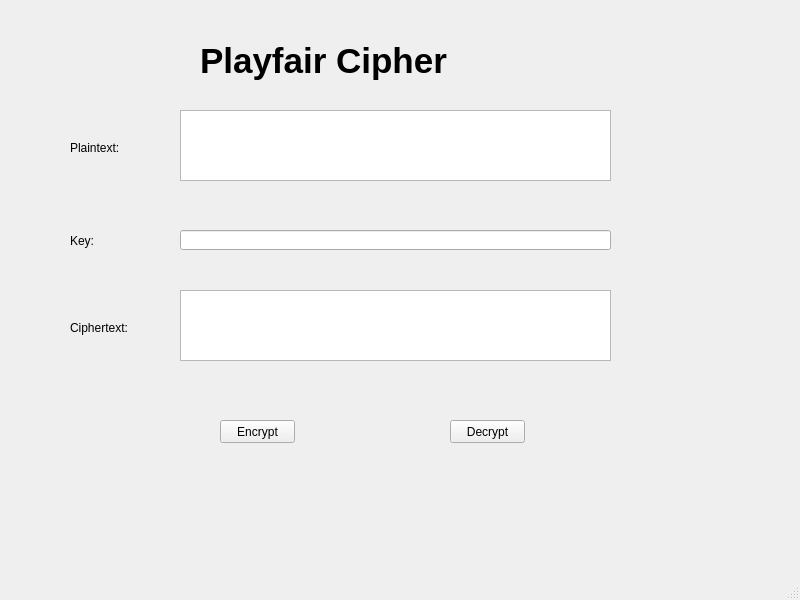
<?xml version="1.0" encoding="UTF-8"?>
<ui version="4.0">
 <class>MainWindow</class>
 <widget class="QMainWindow" name="MainWindow">
  <property name="geometry">
   <rect>
    <x>0</x>
    <y>0</y>
    <width>800</width>
    <height>600</height>
   </rect>
  </property>
  <property name="windowTitle">
   <string>MainWindow</string>
  </property>
  <widget class="QWidget" name="centralwidget">
   <widget class="QTextEdit" name="txt_plaintext">
    <property name="geometry">
     <rect>
      <x>180</x>
      <y>110</y>
      <width>431</width>
      <height>71</height>
     </rect>
    </property>
   </widget>
   <widget class="QTextEdit" name="txt_ciphertext">
    <property name="geometry">
     <rect>
      <x>180</x>
      <y>290</y>
      <width>431</width>
      <height>71</height>
     </rect>
    </property>
   </widget>
   <widget class="QLineEdit" name="txt_key">
    <property name="geometry">
     <rect>
      <x>180</x>
      <y>230</y>
      <width>431</width>
      <height>20</height>
     </rect>
    </property>
   </widget>
   <widget class="QLabel" name="label">
    <property name="geometry">
     <rect>
      <x>70</x>
      <y>140</y>
      <width>71</width>
      <height>16</height>
     </rect>
    </property>
    <property name="text">
     <string>Plaintext:</string>
    </property>
   </widget>
   <widget class="QLabel" name="label_2">
    <property name="geometry">
     <rect>
      <x>70</x>
      <y>230</y>
      <width>51</width>
      <height>21</height>
     </rect>
    </property>
    <property name="text">
     <string>Key:</string>
    </property>
   </widget>
   <widget class="QLabel" name="label_3">
    <property name="geometry">
     <rect>
      <x>70</x>
      <y>320</y>
      <width>71</width>
      <height>16</height>
     </rect>
    </property>
    <property name="text">
     <string>Ciphertext:</string>
    </property>
   </widget>
   <widget class="QLabel" name="label_4">
    <property name="geometry">
     <rect>
      <x>200</x>
      <y>30</y>
      <width>381</width>
      <height>61</height>
     </rect>
    </property>
    <property name="font">
     <font>
      <pointsize>26</pointsize>
      <weight>75</weight>
      <bold>true</bold>
     </font>
    </property>
    <property name="text">
     <string>Playfair Cipher</string>
    </property>
   </widget>
   <widget class="QPushButton" name="btn_encrypt">
    <property name="geometry">
     <rect>
      <x>220</x>
      <y>420</y>
      <width>75</width>
      <height>23</height>
     </rect>
    </property>
    <property name="text">
     <string>Encrypt</string>
    </property>
   </widget>
   <widget class="QPushButton" name="btn_decrypt">
    <property name="geometry">
     <rect>
      <x>450</x>
      <y>420</y>
      <width>75</width>
      <height>23</height>
     </rect>
    </property>
    <property name="text">
     <string>Decrypt</string>
    </property>
   </widget>
  </widget>
  <widget class="QMenuBar" name="menubar">
   <property name="geometry">
    <rect>
     <x>0</x>
     <y>0</y>
     <width>800</width>
     <height>26</height>
    </rect>
   </property>
  </widget>
  <widget class="QStatusBar" name="statusbar"/>
 </widget>
 <resources/>
 <connections/>
</ui>
